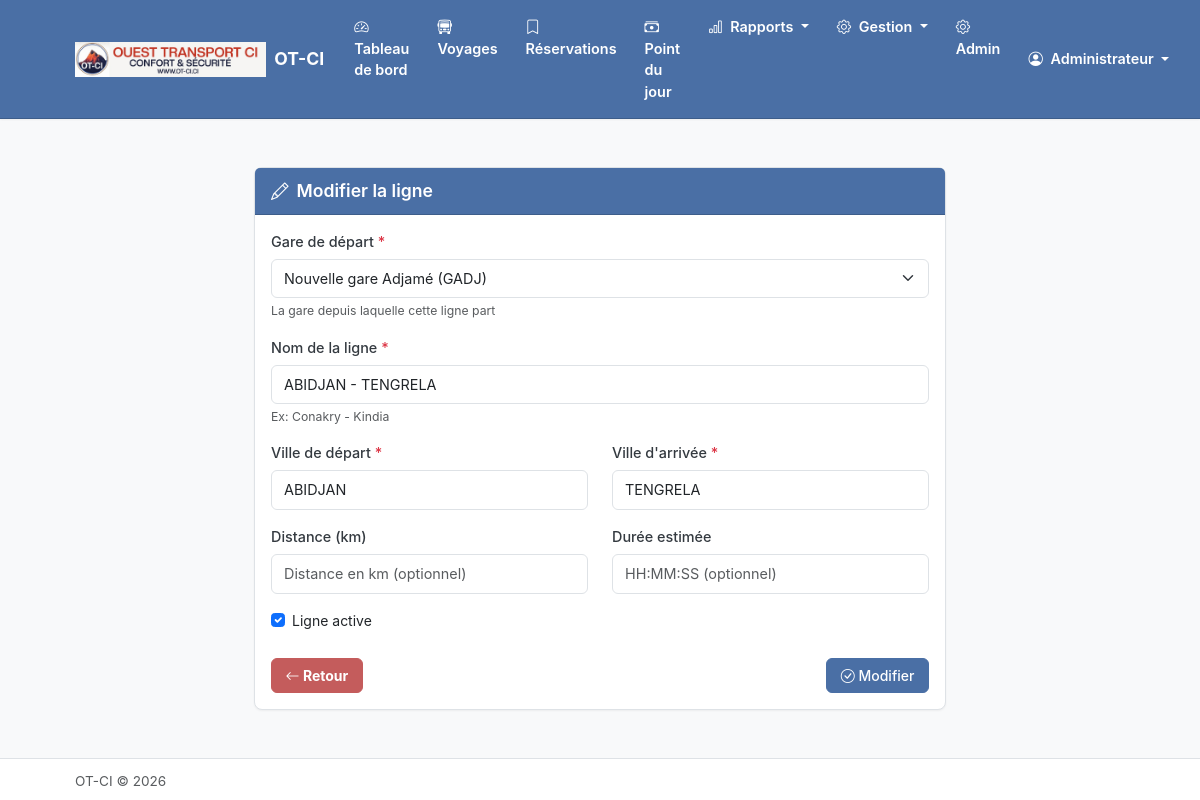
/lignes/1/modifier/ (signed in), run on the app's committed database.
### apps/compagnie/models.py (models this page shows, shortened)
class Compagnie(models.Model):
    nom = models.CharField(max_length=200, verbose_name="Nom de la compagnie")
    logo = models.ImageField(
        upload_to='logos/',
        blank=True,
        null=True,
        verbose_name="Logo"
    )
    nom_pdg = models.CharField(max_length=200, verbose_name="Nom du PDG")
    adresse = models.TextField(blank=True, verbose_name="Adresse")
    telephone = models.CharField(max_length=20, blank=True, verbose_name="Téléphone")
    email = models.EmailField(blank=True, verbose_name="Email")
    date_creation = models.DateTimeField(auto_now_add=True)
    date_modification = models.DateTimeField(auto_now=True)
    class Meta:
        verbose_name = "Compagnie"
        verbose_name_plural = "Compagnie"
    @classmethod
    def get_instance(cls):
        return cls.objects.first()

### apps/personnel/models.py (models this page shows, shortened)
class Utilisateur(AbstractUser):
    ROLE_CHOICES = [
        ('pdg', 'PDG'),
        ('super_admin', 'Super Administrateur'),
        ('manager', 'Manager'),
        ('chef_gare', 'Chef de Gare'),
        ('guichetier', 'Guichetier'),
    ]
    nom_complet = models.CharField(max_length=200, verbose_name="Nom complet")
    telephone = models.CharField(max_length=20, blank=True, verbose_name="Téléphone")
    role = models.CharField(
        max_length=20,
        choices=ROLE_CHOICES,
        default='guichetier',
        verbose_name="Rôle"
    )
    gare = models.ForeignKey(
        'gares.Gare',
        on_delete=models.SET_NULL,
        null=True,
        blank=True,
        related_name='utilisateurs',
        verbose_name="Gare"
    )
    actif = models.BooleanField(default=True, verbose_name="Actif")
    date_creation = models.DateTimeField(auto_now_add=True)
    date_modification = models.DateTimeField(auto_now=True)
    objects = UtilisateurManager()
    EMAIL_FIELD = 'email'
    USERNAME_FIELD = 'username'
    REQUIRED_FIELDS = ['nom_complet']
    class Meta:
        verbose_name = "Utilisateur"
        verbose_name_plural = "Utilisateurs"
        ordering = ['nom_complet']
    @property
    def is_super_admin(self):
        return self.role == 'super_admin'
    @property
    def has_global_access(self):
        return self.role in ['pdg', 'super_admin', 'manager']

### apps/lignes/models.py (models this page shows, shortened)
class Ligne(models.Model):
    nom = models.CharField(
        max_length=200,
        verbose_name="Nom de la ligne",
        help_text="Ex: Conakry - Kindia"
    )
    gare = models.ForeignKey(
        'gares.Gare',
        on_delete=models.CASCADE,
        related_name='lignes',
        verbose_name="Gare",
        help_text="Gare de départ de cette ligne",
        null=True,
        blank=True
    )
    ville_depart = models.CharField(max_length=100, verbose_name="Ville de départ")
    ville_arrivee = models.CharField(max_length=100, verbose_name="Ville d'arrivée")
    distance_km = models.PositiveIntegerField(
        blank=True,
        null=True,
        verbose_name="Distance (km)"
    )
    duree_estimee = models.DurationField(
        blank=True,
        null=True,
        verbose_name="Durée estimée",
        help_text="Format: HH:MM:SS"
    )
    compagnie = models.ForeignKey(
        'compagnie.Compagnie',
        on_delete=models.CASCADE,
        related_name='lignes',
        verbose_name="Compagnie"
    )
    active = models.BooleanField(default=True, verbose_name="Active")
    date_creation = models.DateTimeField(auto_now_add=True)
    date_modification = models.DateTimeField(auto_now=True)
    class Meta:
        verbose_name = "Ligne"
        verbose_name_plural = "Lignes"
        ordering = ['nom']
        unique_together = ['ville_depart', 'ville_arrivee', 'gare']

### apps/lignes/views.py (the view, shortened to what this page needs)
# urls.py: path('<int:pk>/modifier/', views.LigneUpdateView.as_view(), name='ligne_update'),
class LigneUpdateView(AdminRequiredMixin, UpdateView):
    model = Ligne
    form_class = LigneForm
    template_name = 'lignes/ligne_form.html'
    success_url = reverse_lazy('lignes:ligne_list')
    def get_form_kwargs(self):
        kwargs = super().get_form_kwargs()
        kwargs['user'] = self.request.user
        return kwargs

### apps/compagnie/context_processors.py (called while the page is built)
def compagnie_context(request):
    return {
        'compagnie': Compagnie.get_instance()
    }

### apps/gares/models.py (called while the page is built)
    def __str__(self):
        return f"{self.nom} ({self.code})"

### apps/lignes/views.py (called while the page is built)
    def test_func(self):
        return self.request.user.has_global_access

### templates/lignes/ligne_form.html (shortened to what this page needs)
{% extends 'base.html' %}
{% block content %}
<div class="container py-4">
    <div class="row justify-content-center">
        <div class="col-md-8">
            <div class="card">
                <div class="card-header">
                    <h4 class="mb-0">
                        {% if form.instance.pk %}
                            <i class="bi bi-pencil me-2"></i>Modifier la ligne
                        {% else %}
                            <i class="bi bi-plus-circle me-2"></i>Nouvelle ligne
                        {% endif %}
                    </h4>
                </div>
                <div class="card-body">
                    <form method="post" novalidate>
                        <div class="mb-3">
                            <label for="{{ form.gare.id_for_label }}" class="form-label">
                                {{ form.gare.label }} <span class="text-danger">*</span>
                            </label>
                            {{ form.gare }}
                            {% if form.gare.help_text %}
                                <div class="form-text">{{ form.gare.help_text }}</div>
                            {% endif %}
                        </div>
                        <div class="mb-3">
                            <label for="{{ form.nom.id_for_label }}" class="form-label">
                                {{ form.nom.label }} <span class="text-danger">*</span>
                            </label>
                            {{ form.nom }}
                            {% if form.nom.help_text %}
                                <div class="form-text">{{ form.nom.help_text }}</div>
                            {% endif %}
                        </div>
                        <div class="row">
                            <div class="col-md-6 mb-3">
                                <label for="{{ form.ville_depart.id_for_label }}" class="form-label">
                                    {{ form.ville_depart.label }} <span class="text-danger">*</span>
                                </label>
                                {{ form.ville_depart }}
                            </div>
                            <div class="col-md-6 mb-3">
                                <label for="{{ form.ville_arrivee.id_for_label }}" class="form-label">
                                    {{ form.ville_arrivee.label }} <span class="text-danger">*</span>
                                </label>
                                {{ form.ville_arrivee }}
                            </div>
                        </div>
                        <div class="row">
                            <div class="col-md-6 mb-3">
                                <label for="{{ form.distance_km.id_for_label }}" class="form-label">
                                    {{ form.distance_km.label }}
                                </label>
                                {{ form.distance_km }}
                            </div>
                            <div class="col-md-6 mb-3">
                                <label for="{{ form.duree_estimee.id_for_label }}" class="form-label">
                                    {{ form.duree_estimee.label }}
                                </label>
                                {{ form.duree_estimee }}
                            </div>
                        </div>
                        <div class="mb-3">
                            <div class="form-check">
                                {{ form.active }}
                                <label class="form-check-label" for="{{ form.active.id_for_label }}">
                                    {{ form.active.label }}
                                </label>
                            </div>
                        </div>
                        <div class="d-flex justify-content-between mt-4">
                            <a href="{% url 'lignes:ligne_list' %}" class="btn btn-danger text-white fw-bold">
                                <i class="bi bi-arrow-left"></i> Retour
                            </a>
                            <button type="submit" class="btn btn-primary">
                                <i class="bi bi-check-circle"></i>
                                {% if form.instance.pk %}Modifier{% else %}Créer{% endif %}
                            </button>
                        </div>
                    </form>
                </div>
            </div>
        </div>
    </div>
</div>
{% endblock %}

### templates/base.html (shortened to what this page needs)
{% load static %}
<!DOCTYPE html>
<html lang="fr">
<head>
    <link href="https://cdn.jsdelivr.net/npm/bootstrap@5.3.2/dist/css/bootstrap.min.css" rel="stylesheet">
    <link href="https://cdn.jsdelivr.net/npm/bootstrap-icons@1.11.1/font/bootstrap-icons.css" rel="stylesheet">
    <link href="{% static 'css/custom.css' %}" rel="stylesheet">
</head>
<body>
    <nav class="navbar navbar-expand-lg navbar-dark sticky-top">
        <div class="container">
            <a class="navbar-brand d-flex align-items-center" href="{% url 'guichet:dashboard' %}">
                {% if compagnie and compagnie.logo %}
                    <img src="{{ compagnie.logo.url }}" alt="Logo" height="35" class="me-2">
                {% endif %}
                <span>{% if compagnie %}{{ compagnie.nom }}{% else %}Gestion Billetterie{% endif %}</span>
            </a>
            <div class="collapse navbar-collapse" id="navbarNav">
                {% if user.is_authenticated %}
                <ul class="navbar-nav me-auto">
                    <li class="nav-item">
                        <a class="nav-link {% if request.resolver_match.url_name == 'dashboard' %}active{% endif %}"
                           href="{% url 'guichet:dashboard' %}">
                            <i class="bi bi-speedometer2 me-1"></i> Tableau de bord
                        </a>
                    </li>
                    <li class="nav-item">
                        <a class="nav-link {% if request.resolver_match.url_name == 'voyage_list' %}active{% endif %}"
                           href="{% url 'guichet:voyage_list' %}">
                            <i class="bi bi-bus-front me-1"></i> Voyages
                        </a>
                    </li>
                    <li class="nav-item">
                        <a class="nav-link {% if request.resolver_match.url_name == 'reservations' %}active{% endif %}"
                           href="{% url 'guichet:reservations' %}">
                            <i class="bi bi-bookmark me-1"></i> Réservations
                        </a>
                    </li>
                    <li class="nav-item">
                        <a class="nav-link {% if 'comptabilite' in request.path %}active{% endif %}"
                           href="{% url 'comptabilite:point_journalier' %}">
                            <i class="bi bi-cash-stack me-1"></i> Point du jour
                        </a>
                    </li>
                    <li class="nav-item dropdown">
                        <a class="nav-link dropdown-toggle" href="#" data-bs-toggle="dropdown">
                            <i class="bi bi-bar-chart me-1"></i> Rapports
                        </a>
                    </li>
                    <li class="nav-item dropdown">
                        <a class="nav-link dropdown-toggle" href="#" data-bs-toggle="dropdown">
                            <i class="bi bi-gear me-1"></i> Gestion
                        </a>
                    </li>
                    {% if user.is_superuser %}
                    <li class="nav-item">
                        <a class="nav-link" href="{% url 'admin:index' %}">
                            <i class="bi bi-gear me-1"></i> Admin
                        </a>
                    </li>
                    {% endif %}
                </ul>
                <ul class="navbar-nav">
                    <li class="nav-item dropdown">
                        <a class="nav-link dropdown-toggle" href="#" data-bs-toggle="dropdown">
                            <i class="bi bi-person-circle me-1"></i>
                            {{ user.nom_complet|default:user.username }}
                        </a>
                    </li>
                </ul>
                {% endif %}
            </div>
        </div>
    </nav>
    <main class="py-4">
        {% block content %}{% endblock %}
    </main>
    <footer class="py-3 mt-auto border-top bg-white">
        <div class="container">
            <div class="d-flex justify-content-between align-items-center">
                <span class="text-muted">
                    {% if compagnie %}{{ compagnie.nom }}{% else %}Gestion Billetterie{% endif %} &copy; {% now "Y" %}
                </span>
            </div>
        </div>
    </footer>
</body>
</html>

### static/css/custom.css (style rules this page uses)
:root { --color-bg-main: #F8F9FA; --color-bg-card: #FFFFFF; --color-text-primary: #343A40; --color-text-secondary: #6C757D; --color-accent: #4A6FA5; --color-accent-hover: #3D5D8A; --color-success: #5D8A66; --color-success-light: #D4EDDA; --color-warning: #D4A84B; --color-warning-light: #FFF3CD; --color-danger: #C45C5C; --color-danger-light: #F8D7DA; --color-siege-disponible: #D4EDDA; --color-siege-reserve: #FFF3CD; --color-siege-paye: #ADB5BD; --color-siege-non-vendable: #6C757D; --color-border: #DEE2E6; --shadow-sm: 0 1px 2px rgba(0, 0, 0, 0.05); --shadow-md: 0 4px 6px rgba(0, 0, 0, 0.07); --font-family: -apple-system, BlinkMacSystemFont, "Segoe UI", Roboto, "Helvetica Neue", Arial, sans-serif; --font-size-base: 14px; --line-height-base: 1.5; }
* { box-sizing: border-box; }
body { font-family: var(--font-family); font-size: var(--font-size-base); line-height: var(--line-height-base); color: var(--color-text-primary); background-color: var(--color-bg-main); }
.container { width: 90% !important; max-width: 100% !important; padding-right: 15px; padding-left: 15px; margin-right: auto; margin-left: auto; }
h4, .h4 { font-size: 1.1rem; font-weight: 600; }
a { color: var(--color-accent); text-decoration: none; }
.navbar { background-color: var(--color-accent) !important; border-bottom: 1px solid var(--color-accent-hover); box-shadow: var(--shadow-sm); }
.navbar-brand { font-weight: 700; font-size: 1.1rem; color: #FFFFFF !important; }
.nav-link { color: #FFFFFF !important; font-weight: 600; padding: 0.5rem 0.75rem !important; font-size: 0.9rem; border-radius: 4px; margin: 0 2px; transition: background-color 0.2s ease; }
.nav-link i { color: #FFFFFF !important; font-weight: 700; }
.dropdown-toggle::after { color: #FFFFFF; }
.card { background-color: var(--color-bg-card); border: 1px solid var(--color-border); border-radius: 8px; box-shadow: var(--shadow-sm); }
.card-header { background-color: var(--color-accent); border-bottom: 1px solid var(--color-accent-hover); font-weight: 700; font-size: 0.95rem; padding: 0.75rem 1rem; color: #FFFFFF; }
.card-header h1, .card-header h2, .card-header h3, .card-header h4, .card-header h5, .card-header h6, .card-header .h1, .card-header .h2, .card-header .h3, .card-header .h4, .card-header .h5, .card-header .h6 { color: #FFFFFF; margin-bottom: 0; }
.card-header i { color: #FFFFFF; }
.card-body { padding: 1rem; }
.btn { border-radius: 6px; font-weight: 500; font-size: 0.875rem; padding: 0.4rem 0.85rem; transition: all 0.2s ease; }
.btn-primary { background-color: var(--color-accent); border-color: var(--color-accent); }
.btn-danger { background-color: var(--color-danger); border-color: var(--color-danger); }
.form-control, .form-select { border: 1px solid var(--color-border); border-radius: 6px; font-size: 0.9rem; padding: 0.5rem 0.75rem; transition: border-color 0.2s ease, box-shadow 0.2s ease; }
.form-label { font-weight: 500; font-size: 0.9rem; color: var(--color-text-primary); margin-bottom: 0.4rem; }
.text-muted { font-size: 0.85rem; }
.py-3 { padding-top: 0.75rem !important; padding-bottom: 0.75rem !important; }

### data on the page
Compagnie: logo (picture), nom "OT-CI"
Utilisateur: nom_complet "Administrateur"
Ligne: gare "Nouvelle gare Adjamé (GADJ)", nom "ABIDJAN - TENGRELA", ville_depart "ABIDJAN", ville_arrivee "TENGRELA", active "☑"
